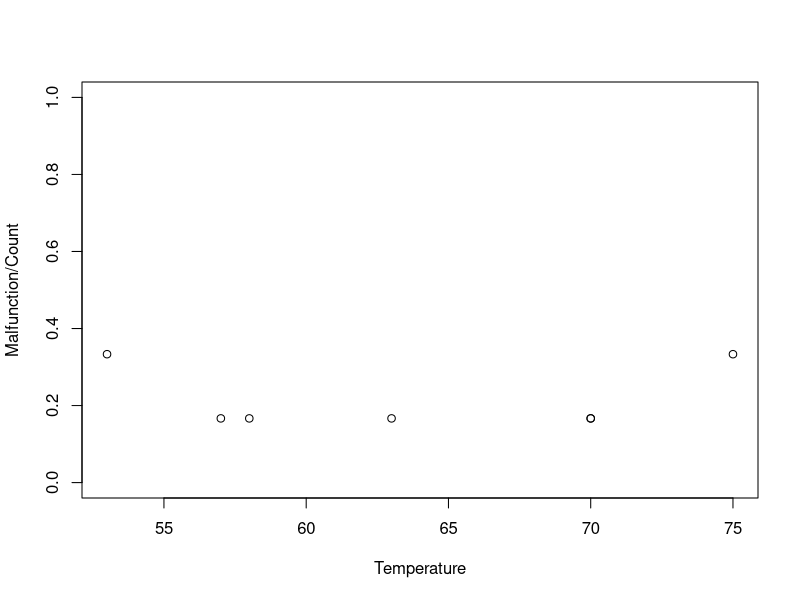
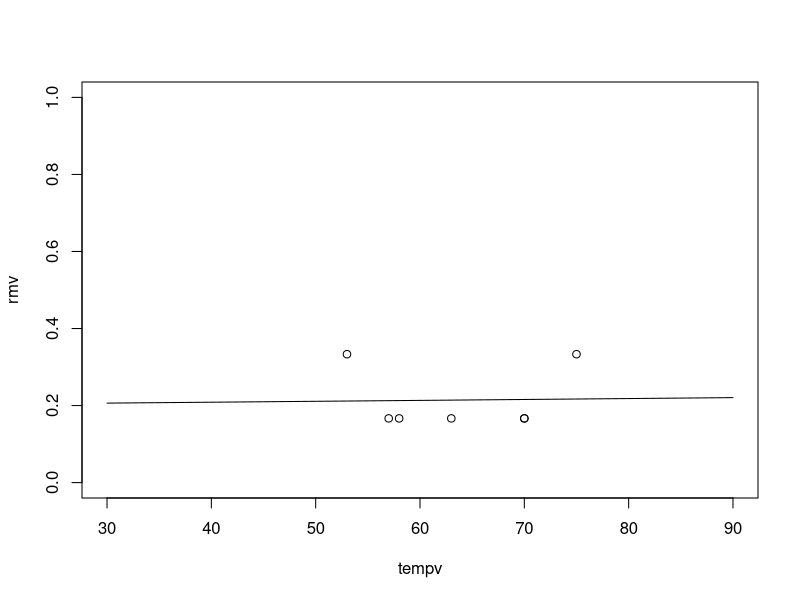
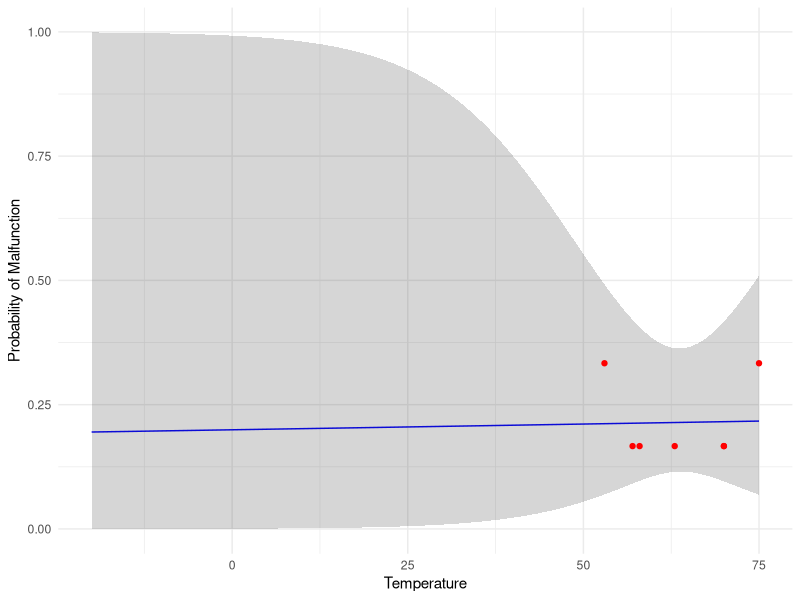

Source code (R) for these figures, in order:
## ---- chunk 1
data = read.csv("shuttle.csv",header=T)
data
## ---- chunk 2
data = data[data$Malfunction>0,]
data
## ---- chunk 3
plot(data=data, Malfunction/Count ~ Temperature, ylim=c(0,1))
## ---- chunk 4
logistic_reg = glm(data=data, Malfunction/Count ~ Temperature, weights=Count, 
                   family=binomial(link='logit'))
summary(logistic_reg)
## ---- chunk 5
# shuttle=shuttle[shuttle$r!=0,] 
tempv = seq(from=30, to=90, by = .5)
rmv <- predict(logistic_reg,list(Temperature=tempv),type="response")
plot(tempv,rmv,type="l",ylim=c(0,1))
points(data=data, Malfunction/Count ~ Temperature)
## ---- chunk 6
data_full = read.csv("shuttle.csv",header=T)
sum(data_full$Malfunction)/sum(data_full$Count)
## ---- chunk 7
# Create a sequence of Temperature values for plotting
newdata <- data.frame(Temperature = seq(-20,
                                        max(data$Temperature),
                                        length.out = 100))

# Predict on the link (logit) scale with standard errors
pred <- predict(logistic_reg, newdata, type = "link", se.fit = TRUE)

# Compute 95% CI on the link scale
newdata$fit <- pred$fit
newdata$lower <- pred$fit - 1.96 * pred$se.fit
newdata$upper <- pred$fit + 1.96 * pred$se.fit

# Transform back to probability scale
newdata$fit_prob <- plogis(newdata$fit)
newdata$lower_prob <- plogis(newdata$lower)
newdata$upper_prob <- plogis(newdata$upper)
## ---- chunk 8
library(ggplot2)

ggplot(newdata, aes(x = Temperature, y = fit_prob)) +
  geom_line(color = "blue") +                        # Predicted probability line
  geom_ribbon(aes(ymin = lower_prob, ymax = upper_prob), alpha = 0.2) + # 95% CI
  geom_point(data = data, aes(x = Temperature, y = Malfunction/Count), color = "red") + # observed proportions
  labs(y = "Probability of Malfunction",
       x = "Temperature") +
  theme_minimal()
